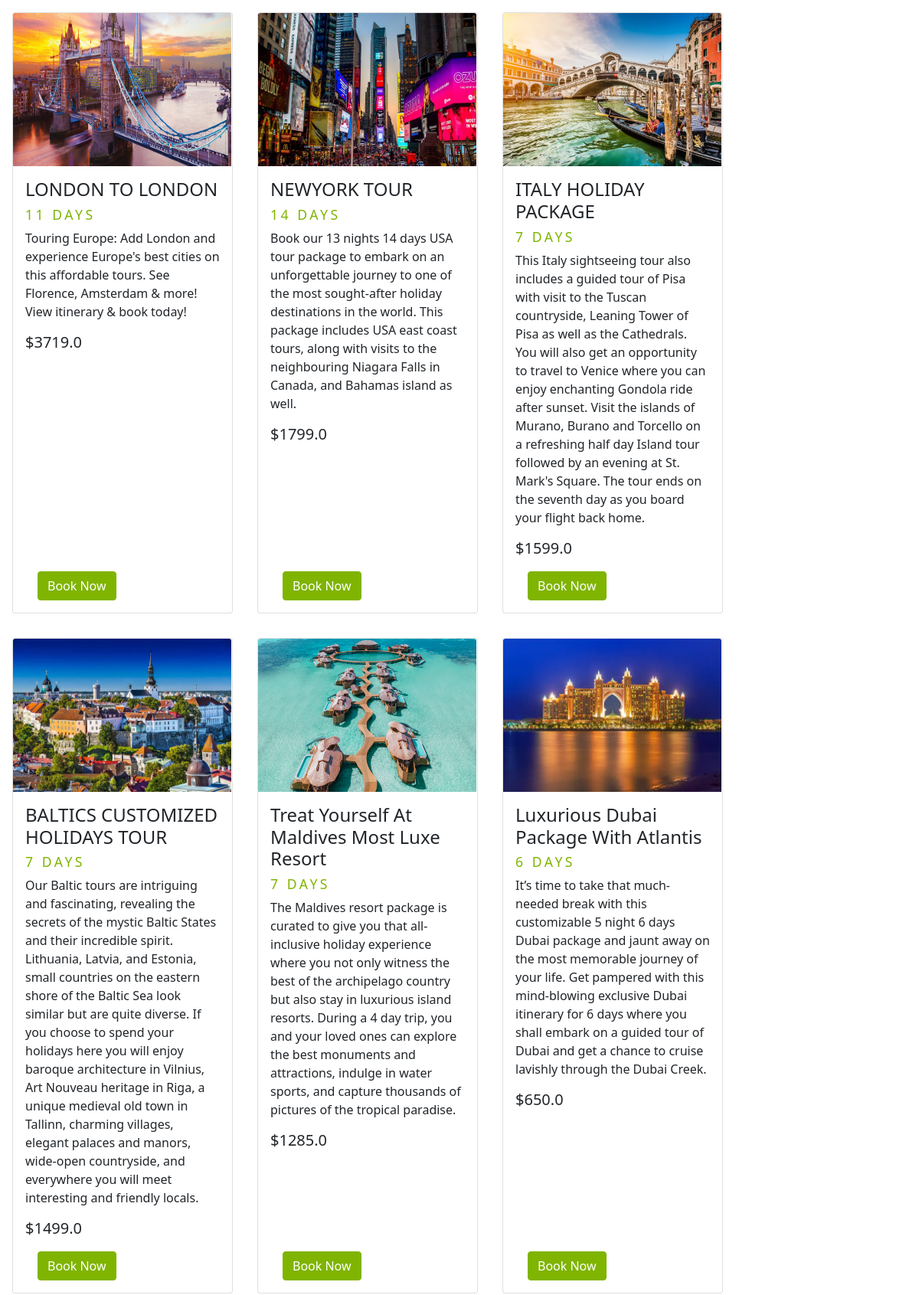
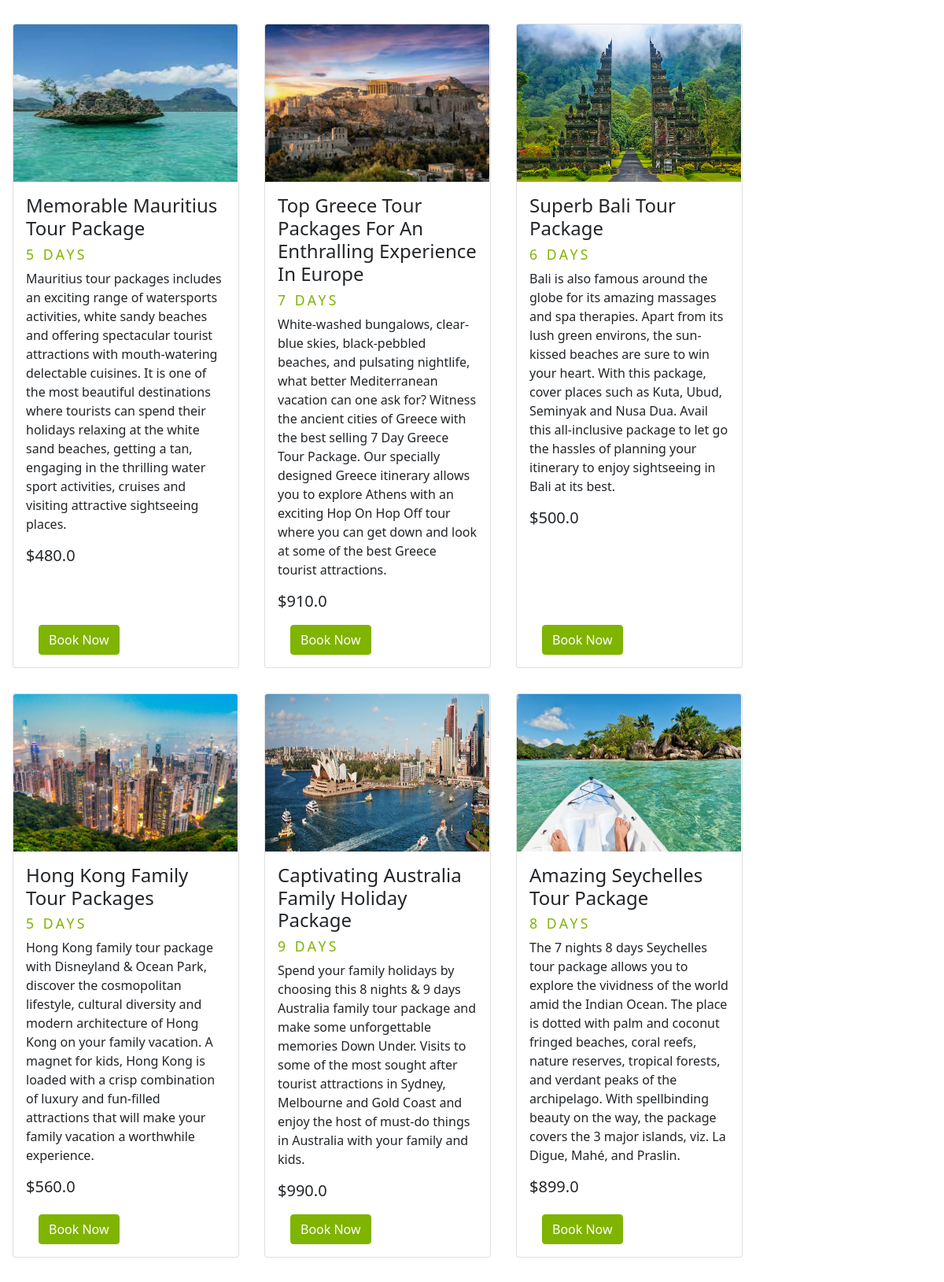
The page /holyday/HOLYDAY (upper part) on the database its author committed (2 pictures, top to bottom).
### App/models.py (models this page shows)
class package(models.Model):
    pname=models.CharField(max_length=75)
    pimg=models.ImageField(upload_to='pic')
    pdays=models.CharField(max_length=15)
    pdesc=models.CharField(max_length=600)
    pprice=models.FloatField()
    pcat=models.CharField(max_length=20)

### App/views.py (the view)
# urls.py: path('holyday/<type>',views.packholy,name='packholy'),
def packholy(req,type):
    if type=='HOLYDAY':
        obj=package.objects.filter(pcat="HOLYDAY")
        return render(req,'package.html',{'obj':obj})

### templates/package.html (shortened to what this page needs)
{% load static %}
<!DOCTYPE html>
<html lang="en">
<head>
    <link href="https://cdn.jsdelivr.net/npm/bootstrap@5.1.3/dist/css/bootstrap.min.css" rel="stylesheet">
    <link rel="stylesheet" href="{% static 'css/custom.css' %}">
</head>
<body>
    <div class="tab-content d-flex" style="flex-wrap: wrap;">
        <div id="adventure" class="w-100 d-flex " style="flex-wrap: wrap;">
             {% for i in obj %}
            <div id="breakfast" class="card pb-5 m-3 " style="width: 18rem;">
              <img src="{{i.pimg.url}}" class="card-img-top" style="height: 200px; width: 285px;" alt="package">
              <div class="card-body">
                <h4>{{i.pname}} </h4>
                <h6>{{i.pdays}}</h6>
                <p>{{i.pdesc}}</p>
                <h5>${{i.pprice}}</h5>
                <a  href="{% url 'App:bookpack' i.id %}" id="btn1" class="btn btn-primary position-absolute bottom-0 m-3" >Book Now</a>
              </div>
            </div>
            {% endfor %}
          </div>
</body>
</html>

### static/css/custom.css (style rules this page uses)
#btn1 { color: #fff; background-color: #7fb401; border-color: #7fb401; }
h6 { text-transform: uppercase; letter-spacing: 0.2em; font-size: 1.1rem; font-weight: 400; color: #7fb401; }
.card { transform: scale(1); transition: 'transform',0.5,linear; }

### rows shown on the page
package: pimg (picture), pname "LONDON TO LONDON", pdays "11 DAYS", pdesc "Touring Europe: Add London and experience Europe's best cities on this affordable tours. See Florence, Amsterdam & more! View itinerary & book today!", pprice "3719.0"
package: pimg (picture), pname "NEWYORK TOUR", pdays "14 DAYS", pdesc "Book our 13 nights 14 days USA tour package to embark on an unforgettable journey to one of the most sought-after holiday destinations in the world. This package includes USA east coast tours, along with visits to the neighbouring Niagara Falls in Canada, and Bahamas island as well.", pprice "1799.0"
package: pimg (picture), pname "ITALY HOLIDAY PACKAGE", pdays "7 DAYS", pdesc "This Italy sightseeing tour also includes a guided tour of Pisa with visit to the Tuscan countryside, Leaning Tower of Pisa as well as the Cathedrals. You will also get an opportunity to travel to Venice where you can enjoy enchanting Gondola ride after sunset. Visit the islands of Murano, Burano and Torcello on a refreshing half day Island tour followed by an evening at St. Mark's Square. The tour ends on the seventh day as you board your flight back home.", pprice "1599.0"
package: pimg (picture), pname "BALTICS CUSTOMIZED HOLIDAYS TOUR", pdays "7 DAYS", pdesc "Our Baltic tours are intriguing and fascinating, revealing the secrets of the mystic Baltic States and their incredible spirit. Lithuania, Latvia, and Estonia, small countries on the eastern shore of the Baltic Sea look similar but are quite diverse. If you choose to spend your holidays here you will enjoy baroque architecture in Vilnius, Art Nouveau heritage in Riga, a unique medieval old town in Tallinn, charming villages, elegant palaces and manors, wide-open countryside, and everywhere you will meet interesting and friendly locals.", pprice "1499.0"
package: pimg (picture), pname "Treat Yourself At Maldives Most Luxe Resort", pdays "7 DAYS", pdesc "The Maldives resort package is curated to give you that all-inclusive holiday experience where you not only witness the best of the archipelago country but also stay in luxurious island resorts. During a 4 day trip, you and your loved ones can explore the best monuments and attractions, indulge in water sports, and capture thousands of pictures of the tropical paradise.", pprice "1285.0"
package: pimg (picture), pname "Luxurious Dubai Package With Atlantis", pdays "6 DAYS", pdesc "It’s time to take that much-needed break with this customizable 5 night 6 days Dubai package and jaunt away on the most memorable journey of your life. Get pampered with this mind-blowing exclusive Dubai itinerary for 6 days where you shall embark on a guided tour of Dubai and get a chance to cruise lavishly through the Dubai Creek.", pprice "650.0"
package: pimg (picture), pname "Memorable Mauritius Tour Package", pdays "5 DAYS", pdesc "Mauritius tour packages includes an exciting range of watersports activities, white sandy beaches and offering spectacular tourist attractions with mouth-watering delectable cuisines. It is one of the most beautiful destinations where tourists can spend their holidays relaxing at the white sand beaches, getting a tan, engaging in the thrilling water sport activities, cruises and visiting attractive sightseeing places.", pprice "480.0"
package: pimg (picture), pname "Top Greece Tour Packages For An Enthralling Experience In Europe", pdays "7 DAYS", pdesc "White-washed bungalows, clear-blue skies, black-pebbled beaches, and pulsating nightlife, what better Mediterranean vacation can one ask for? Witness the ancient cities of Greece with the best selling 7 Day Greece Tour Package. Our specially designed Greece itinerary allows you to explore Athens with an exciting Hop On Hop Off tour where you can get down and look at some of the best Greece tourist attractions.", pprice "910.0"
package: pimg (picture), pname "Superb Bali Tour Package", pdays "6 DAYS", pdesc "Bali is also famous around the globe for its amazing massages and spa therapies. Apart from its lush green environs, the sun-kissed beaches are sure to win your heart. With this package, cover places such as Kuta, Ubud, Seminyak and Nusa Dua. Avail this all-inclusive package to let go the hassles of planning your itinerary to enjoy sightseeing in Bali at its best.", pprice "500.0"
package: pimg (picture), pname "Hong Kong Family Tour Packages", pdays "5 DAYS", pdesc "Hong Kong family tour package with Disneyland & Ocean Park, discover the cosmopolitan lifestyle, cultural diversity and modern architecture of Hong Kong on your family vacation. A magnet for kids, Hong Kong is loaded with a crisp combination of luxury and fun-filled attractions that will make your family vacation a worthwhile experience.", pprice "560.0"
package: pimg (picture), pname "Captivating Australia Family Holiday Package", pdays "9 DAYS", pdesc "Spend your family holidays by choosing this 8 nights & 9 days Australia family tour package and make some unforgettable memories Down Under. Visits to some of the most sought after tourist attractions in Sydney, Melbourne and Gold Coast and enjoy the host of must-do things in Australia with your family and kids.", pprice "990.0"
package: pimg (picture), pname "Amazing Seychelles Tour Package", pdays "8 DAYS", pdesc "The 7 nights 8 days Seychelles tour package allows you to explore the vividness of the world amid the Indian Ocean. The place is dotted with palm and coconut fringed beaches, coral reefs, nature reserves, tropical forests, and verdant peaks of the archipelago. With spellbinding beauty on the way, the package covers the 3 major islands, viz. La Digue, Mahé, and Praslin.", pprice "899.0"
